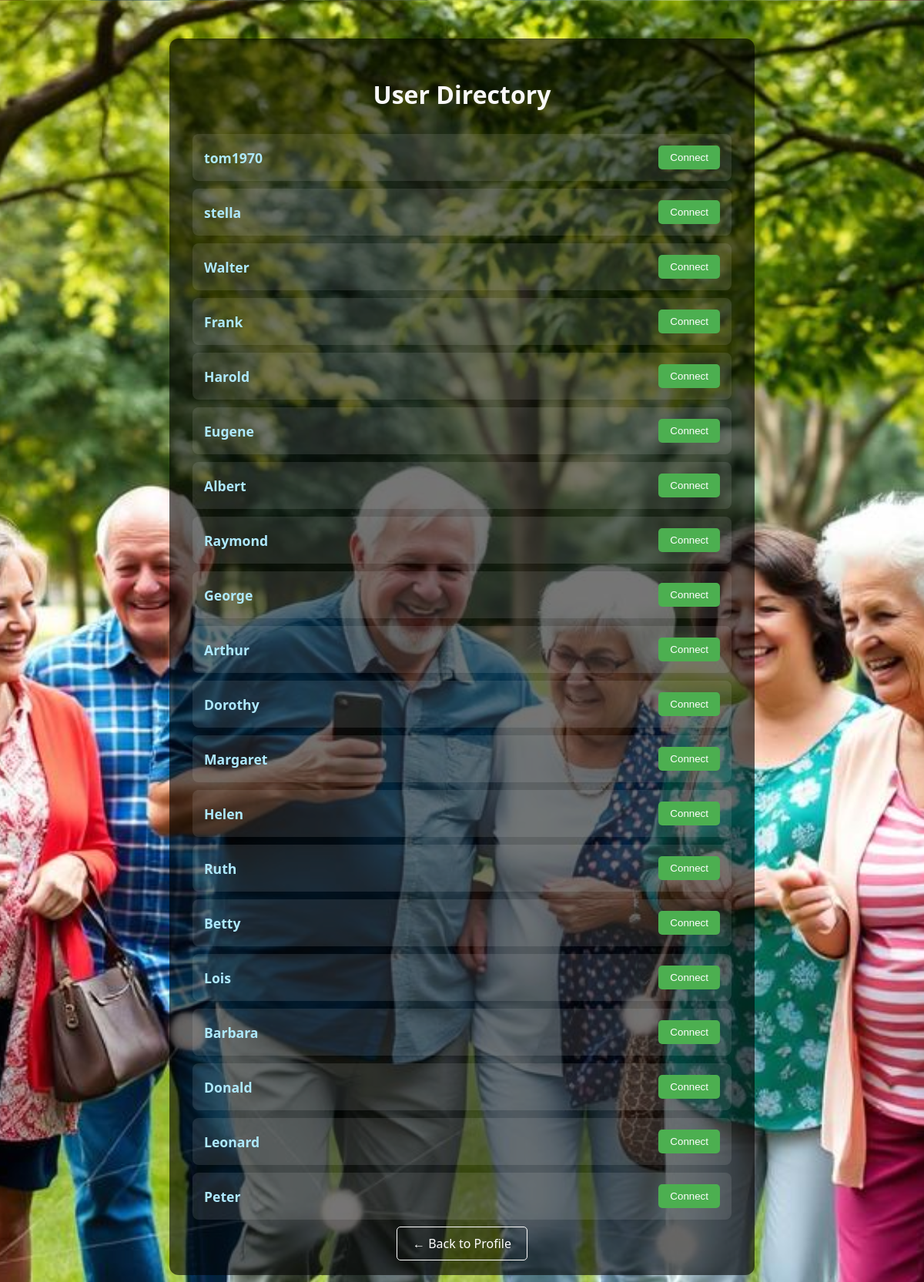
The app's page /users (signed in) with its own data.
### tables this page shows
CREATE TABLE users (
                id INTEGER PRIMARY KEY AUTOINCREMENT,
                username TEXT UNIQUE NOT NULL,
                password TEXT NOT NULL
            , age INTEGER, bio TEXT, interests TEXT);

### app.py (the view)
@app.route('/users')
@login_required
def users():
    other_users = User.get_all_except(current_user.id)
    return render_template('user_directory.html', users=other_users, current_user=current_user, is_connected=User.is_connected)

### app.py (called while the page is built)
@login_manager.user_loader
def load_user(user_id):
    return User.get_by_id(user_id)

### models.py (called while the page is built)
    @staticmethod
    def get_by_id(user_id):
        with sqlite3.connect(DB_NAME) as conn:
            c = conn.cursor()
            c.execute("SELECT id, username, password, age, bio, interests FROM users WHERE id = ?", (user_id,))
            row = c.fetchone()
            if row:
                return User(*row)
        return None

    @staticmethod
    def get_all_except(user_id):
        with sqlite3.connect(DB_NAME) as conn:
            c = conn.cursor()
            c.execute("SELECT id, username, password FROM users WHERE id != ?", (user_id,))
            rows = c.fetchall()
            return [User(*row) for row in rows]

    @staticmethod
    def is_connected(user_id, friend_id):
        with sqlite3.connect(DB_NAME) as conn:
            c = conn.cursor()
            c.execute("SELECT 1 FROM connections WHERE user_id = ? AND friend_id = ?", (user_id, friend_id))
            return c.fetchone() is not None

### templates/user_directory.html (shortened to what this page needs)
<!DOCTYPE html>
<html>
<head>
</head>
<body>
    <div class="container">
        <h1>User Directory</h1>
        {% for user in users %}
            <div class="user-card">
                <a class="user-name" href="{{ url_for('view_user', user_id=user.id) }}">
                    {{ user.username }}
                </a>
                {% if not is_connected(current_user.id, user.id) %}
                    <form method="POST" action="{{ url_for('connect', user_id=user.id) }}">
                        <button type="submit">Connect</button>
                    </form>
                {% else %}
                    <span>Connected</span>
                {% endif %}
            </div>
        {% endfor %}
        <div class="back-home">
            <a href="{{ url_for('profile') }}">← Back to Profile</a>
        </div>
    </div>
</body>
</html>

### templates/user_directory.html (style rules this page uses)
body { font-family: 'Segoe UI', sans-serif; background-image: url('/static/bg-users.jpg'); background-size: cover; background-position: center; color: #fff; text-align: center; margin: 0; padding: 0; }
.container { background: rgba(0, 0, 0, 0.6); padding: 30px; margin: 50px auto; max-width: 700px; border-radius: 12px; }
h1 { margin-bottom: 30px; font-size: 2em; color: #f9f9f9; }
.user-card { background: rgba(255, 255, 255, 0.1); margin: 10px 0; padding: 15px; border-radius: 8px; display: flex; justify-content: space-between; align-items: center; }
.user-name { font-size: 1.1em; font-weight: bold; color: #aee9ff; text-decoration: none; transition: color 0.3s ease; }
.user-card form button { background-color: #4CAF50; color: white; border: none; padding: 8px 15px; border-radius: 5px; cursor: pointer; }
.back-home { margin-top: 20px; }
.back-home a { color: #fff; text-decoration: none; padding: 10px 20px; border: 1px solid #fff; border-radius: 5px; transition: 0.3s; }

### records on screen
users: username "tom1970"
users: username "stella"
users: username "Walter"
users: username "Frank"
users: username "Harold"
users: username "Eugene"
users: username "Albert"
users: username "Raymond"
users: username "George"
users: username "Arthur"
users: username "Dorothy"
users: username "Margaret"
users: username "Helen"
users: username "Ruth"
users: username "Betty"
users: username "Lois"
users: username "Barbara"
users: username "Donald"
users: username "Leonard"
users: username "Peter"
